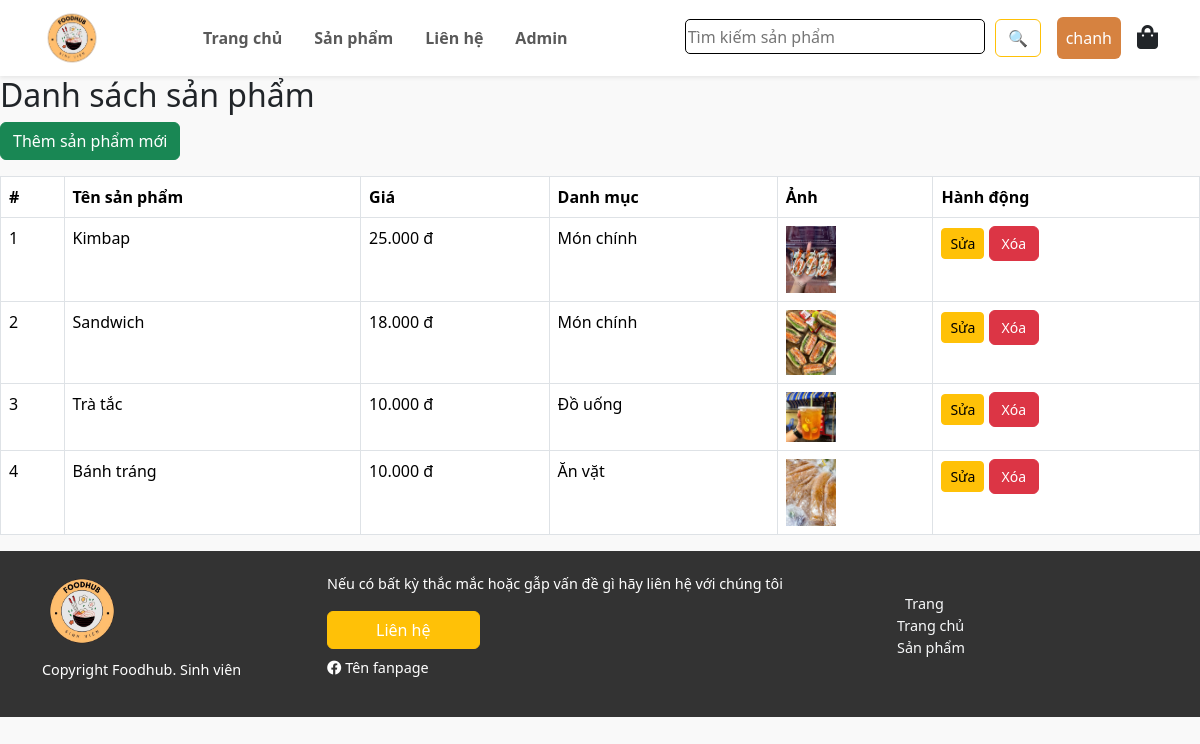
Screenshot of /index.php?act=admin (signed in) with the database file from the repository.
### tables this page shows
CREATE TABLE `products` (
  `id` int(11) NOT NULL,
  `name` varchar(255) NOT NULL,
  `price` int(11) NOT NULL,
  `description` varchar(255) DEFAULT NULL,
  `image` varchar(255) NOT NULL,
  `id_category` int(11) NOT NULL
);

CREATE TABLE `categories` (
  `id` int(11) NOT NULL,
  `name` varchar(255) NOT NULL,
  `image` varchar(255) NOT NULL
);

### models/Database.php (called while the page is built, shortened)
<?php
class Database
{
  private $servername = 'localhost';
  private $database = 'knlv';
  private $username = 'root';
  private $password = '';
  private $charset = "utf8mb4";
  private $pdo;
  public function __construct()
  {
    try {
      $dsn = "mysql:host=$this->servername;dbname=$this->database;charset=$this->charset";
      $this->pdo = new PDO($dsn, $this->username, $this->password);
      $this->pdo->setAttribute(PDO::ATTR_ERRMODE, PDO::ERRMODE_EXCEPTION);
    } catch (PDOException $e) {
      echo "Connection failed: " . $e->getMessage();
    }
  }
  public function query($sql, $params = []) {
    try {
        $stmt = $this->pdo->prepare($sql);
        $stmt->execute($params);
        return $stmt;
    } catch (PDOException $e) {
        throw new PDOException($e->getMessage());
    }
}
  public function getAll($sql, $params = []) {
    $stmt = $this->query($sql, $params);
    return $stmt->fetchAll(PDO::FETCH_ASSOC);
}
}

### models/sanphamModel.php (called while the page is built, shortened)
<?php
require_once "Database.php";
class sanphamModel
{
    public $sanpham;
    function __construct()
    {
        $this->sanpham = new Database;
    }
    function listPro()
    {
        $sql = "SELECT p.*, c.name as cname
                FROM products p
                INNER JOIN categories c ON c.id = p.id_category";
        return $this->sanpham->getAll($sql);
    }
}

### views/admin_sanpham.php (the view, shortened to what this page needs)
<h2>Danh sách sản phẩm</h2>
<button type="button" class="btn btn-success mb-3" data-bs-toggle="modal" data-bs-target="#addProductModal">Thêm sản phẩm mới</button>
<table class="table table-bordered">
    <thead>
        <tr>
            <th>#</th>
            <th>Tên sản phẩm</th>
            <th>Giá</th>
            <th>Danh mục</th>
            <th>Ảnh</th>
            <th>Hành động</th>
        </tr>
    </thead>
    <tbody>
        <?php if (!empty($list)): ?>
            <?php foreach ($list as $index => $product): ?>
                <tr>
                    <td><?= $index + 1; ?></td>
                    <td><?= ($product['name']); ?></td>
                    <td><?= number_format($product['price'], 0, ',', '.'); ?> đ</td>
                    <td><?= ($product['cname']); ?></td>
                    <td><img style="width: 50px" class="anhpo" src="public/img/product/<?=$product['image'];?>" alt=""></td>
                    <td>
                        <button type="button" class="btn btn-warning btn-sm" data-bs-toggle="modal" data-bs-target="#editProductModal-<?= $product['id']; ?>">Sửa</button>
                        <form method="POST" action="index.php?act=delete&id=<?=$product['id']?>" style="display:inline;">
                            <button type="submit" name="delete_product" class="btn btn-danger btn-sm" onclick="return confirm('Bạn có chắc chắn muốn xóa sản phẩm này?')">Xóa</button>
                        </form>
                    </td>
                </tr>
            <?php endforeach; ?>
        <?php else: ?>
            <tr>
                <td colspan="6" class="text-center">Không có sản phẩm nào.</td>
            </tr>
        <?php endif; ?>
    </tbody>
</table>

### public/css/css.css (style rules this page uses)
body { background-color: #f9f9f9; }
.btn-danger { background: #dc3545; border-radius: 6px; padding: 6px 12px; font-weight: 500; }

### rows the page displays
products: name "Kimbap", price "25.000", id_category.name "Món chính", image (picture)
products: name "Sandwich", price "18.000", id_category.name "Món chính", image (picture)
products: name "Trà tắc", price "10.000", id_category.name "Đồ uống", image (picture)
products: name "Bánh tráng", price "10.000", id_category.name "Ăn vặt", image (picture)

### other values shown
$_SESSION['user']['username'] "chanh"
